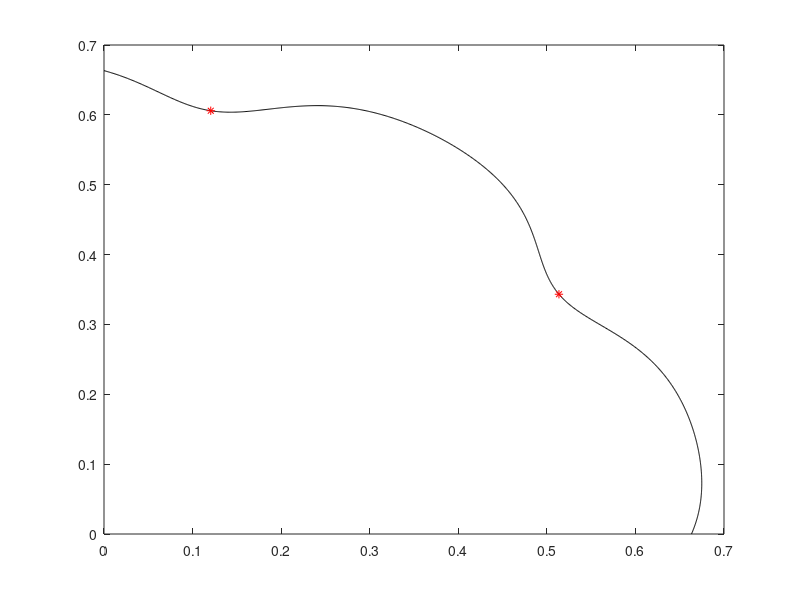

Write MATLAB code to recreate this figure. (Note: this script raises an error after producing the figure.)
P =1;
M = 2; %% objs
%%%%%%%%%%%%%%%%%%%%%%%%%%%%%%%%%%%%%%%%%%%%%%%%%%%%%%%%%%
x=[0:0.001:1];
A=4;
B=1;
S=2;
m1 = 1 + exp(cos(A.*power(x, B).*pi+pi./2))./(power(2, S).* A);
m=log(1./m1+1);
f1=m.*(cos(x.*pi./2));
f2=m.*(sin(x.*pi./2));
plot(f1,f2,'k');
hold on
% %%%%%%%%%%%%%%%%%%%%%%%%%%%%%%%%%%%%%%%%%%%%%%%%%%%%%%%%%%
%%%%%%%%%%%%%%%%%%%%%%%%%%%%%%%%%%%%%%%%%%%%%%%%%%%%%%%%%%
%% parameters in knee function;
m1 = 1 + exp(cos(A.*power(x, B).*pi+pi./2))./(power(2, S).* A);
%% find the index of the minima  
[~,N] = size(x); %% the size of x
index = round(N/2); %% there are two minima of the knee function. 
[mm,mxid] = max(m1(1,1:index));
[mm2,mxid2] = max(m1(1,index:N));
%% corresponding x 
xknee = [];
minx = x(mxid);
minx2 = x(mxid2+index-1);
xknee =[xknee;minx;minx2];
fxknee = repmat(xknee',M-1,1); %% the xknee set.
%%%%%%%%%%%%%%%%%%%%%%%%%%%%%%%%%%%%%%%%%%%%%%%%%%%%%%%%%%%%%%%%%%%%%%%%%%%
%% parameters in knee function;
m1 = 1 + exp(cos(A.*power(x, B).*pi+pi./2))./(power(2, S).* A);
%% find the index of the minima  
[~,N] = size(x); %% the size of x
index = round(N/2); %% there are two minima of the knee function. 
[mm,mxid] = max(m1(1,1:index));
[mm2,mxid2] = max(m1(1,index:N));
%% corresponding x 
xknee = [];
minx = x(mxid);
minx2 = x(mxid2+index-1);
xknee =[xknee;minx;minx2];
fxknee = repmat(xknee',M-1,1); %% the xknee set.
%%%%%%%%%%%%%%%%%%%%%%%%%%%%%%%%%%%%%%%%%%%%%%%%%%%%%%%%%%%%%%%%%%%%%%%%%%%
%% parameters in knee function;
m1 = 1 + exp(cos(A.*power(x, B).*pi+pi./2))./(power(2, S).* A);
%%%%%%%%%%%%%%%%%%%%%%%%%%%%%%%%%%%%%%%%%%%%%%%%%%%%%%%%%%%%%%%%%%%%%%%%%%%
%% find the index of the minima  
[~,N] = size(x); %% the size of x
index = round(N/2); %% there are two minima of the knee function. 
[mm,mxid] = max(m1(1,1:index));
[mm2,mxid2] = max(m1(1,index:N));
%% corresponding x 
xknee = [];
minx = x(mxid);
minx2 = x(mxid2+index-1);
xknee =[xknee;minx;minx2];
fxknee = repmat(xknee',M-1,1); %% the xknee set.
%%%%%%%%%%%%%%%%%%%%%%%%%%%%%%%%%%%%%%%%%%%%%%%%%%%%%%%%%%%%%%%%%%%%%%%%%%%
%% do combinations among the fxknee. [1 2;4 5;7 8;10 11;13 14....] 
%% if there are 1 interval, then there are in the same line
com = zeros(M-1,2); %% 2 --> two minima
for i=1:M-1
   com(i,1) = 3*i-2;
   com(i,2) = 3*i-1;
end
com2 = reshape(com,[1,2*(M-1)]);
com3 = combnk(com2,M-1);
fcom = [];
[nr,nc] = size(com3);
for i=1:nr
    com4 = combnk(com3(i,:),2);
    [row,col] = size(com4);
    com5 = com4(:,2)-com4(:,1);
    if ~any((com5+1)==0) & ~any((com5-1)==0)
        fcom = [fcom;com3(i,:)];
    end
end
fcom = sort(fcom,2); %% sort array and save the position of the xknee.
[nrf,ncf] = size(fcom);
oxknee = xknee';
vark = []; %% save the true x knee point
ffcom = mod(fcom,3);
for i=1:nrf
    for j =1: ncf
        if ffcom(i,j) == 1
            tmp =  oxknee(1,1);
            vark(i,j) = tmp;
        end
        if  ffcom(i,j) == 2
            tmp =  oxknee(1,2);
            vark(i,j) = tmp;
        end
    end
end
mk = zeros(nrf,M-1);
mknee = zeros(nrf,1);
for i=1:M-1
    mk(:,i)  = 1 + exp(cos(A.*power(vark(:,i), B).*pi+pi./2))./(power(2, S).* A);
end
Tr = mk'; %% transposition
if M>2
   mknee = prod(Tr(:,1:nrf))./(M-1); %% multiplicative
end
if M==2
   mknee = Tr(:,1:nrf)./(M-1); %% multiplicative
end
mknee = log(1./mknee'+1); %% transposition
%% construct the shape functions:           
PopObj = ones(nrf,M);     
for i=1:M
    PopObj(:,i) = PopObj(:,i).*mknee;  
end
for i=1:M
               for j=1:M-i
                  PopObj(:,i) =  PopObj(:,i).*cos(power(vark(:,j), P).*pi./2)
               end
               if i~=1
                   aux = M - i +1;
                   PopObj(:,i)= PopObj(:,i).*sin(power(vark(:,aux), P).*pi./2);
               end
            end
%%%%%%%%%%%%%%%%%%%%%%%%%%%%%%%%%%%%%%%%%%%%%%%%%%%%%%%%%%
plot(PopObj(:,1),PopObj(:,2),'r*');
hold on
%%%%%%%%%%%%%%%%%%%%%%%%%%%%%%%%%%%%%%%%%%%%%%%%%%%%%%%%%%%
saveKnee('PMOP11-',PopObj,M);
% view(124,21)
